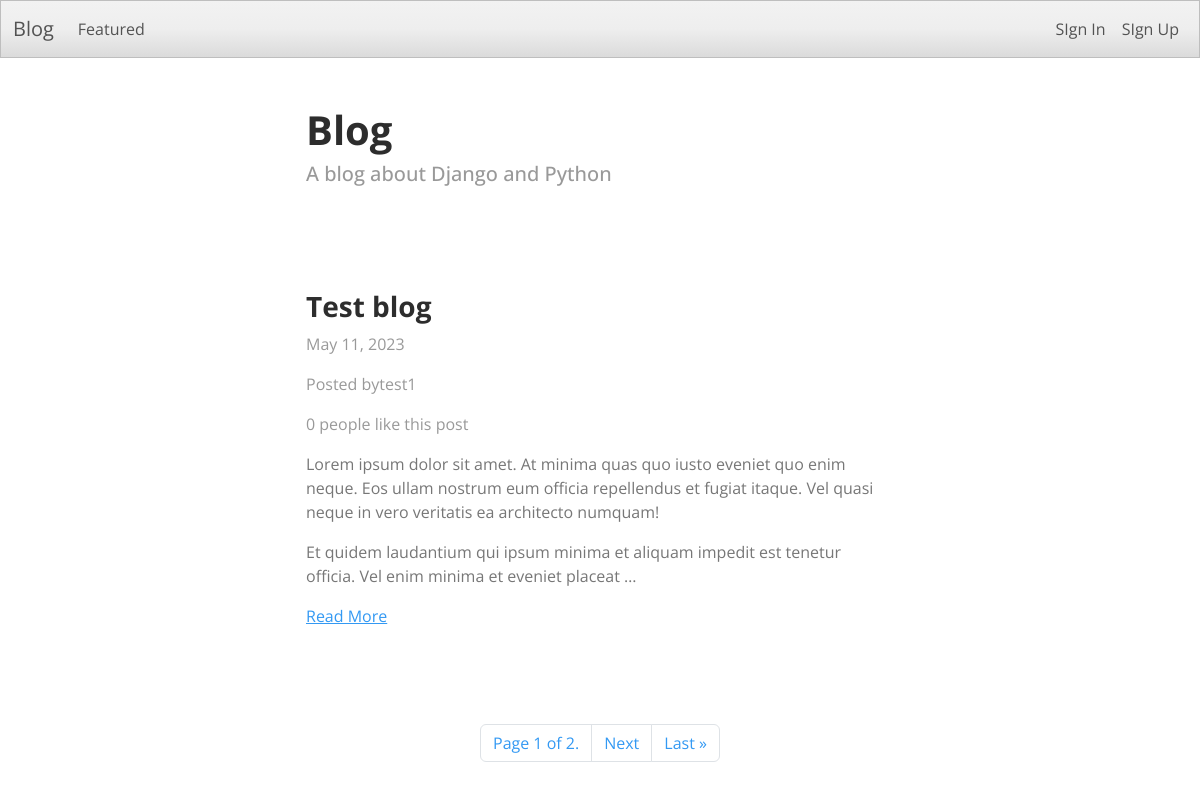
Before: / with the older database file.
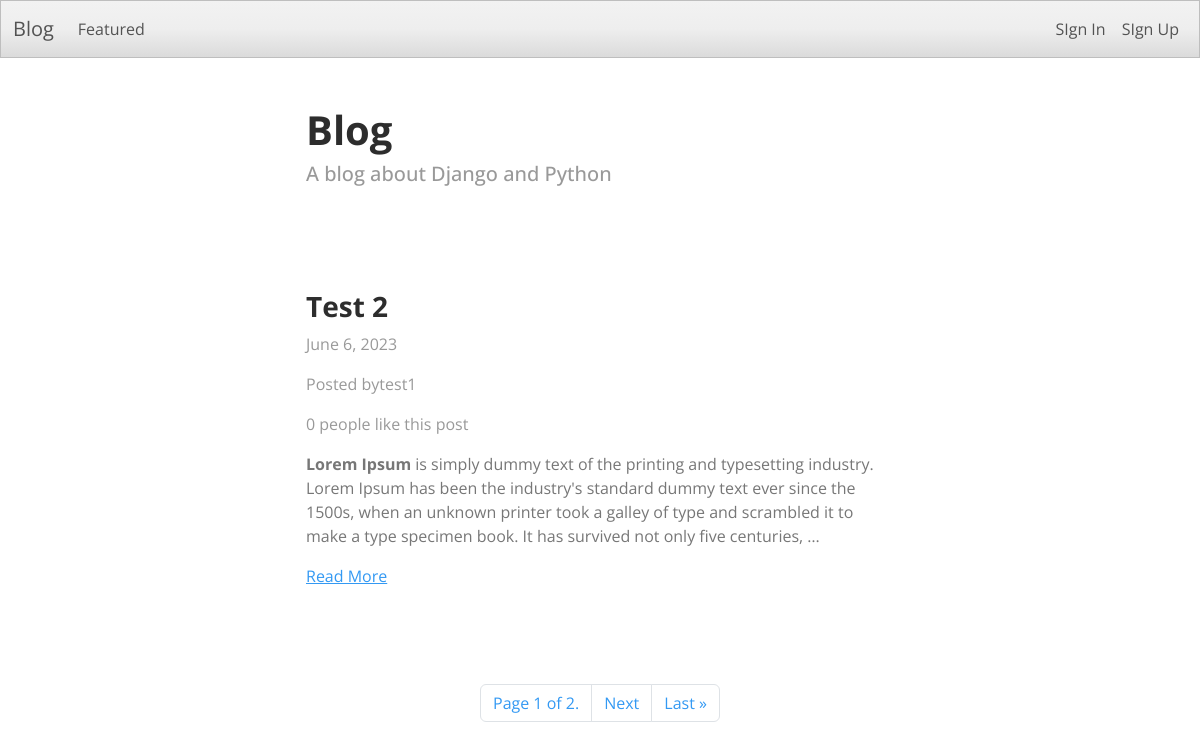
After: the same page with the newer database file.
### blogapp/models.py (models this page shows)
class Article(models.Model):
    title = models.CharField(max_length=255)
    content = HTMLField()
    date = models.DateField(auto_now_add=True)
    author = models.ForeignKey(User, on_delete=models.CASCADE)
    featured = models.BooleanField(default=False)
    likes = models.ManyToManyField(User, related_name='likes', blank=True)

### blogapp/views.py (the view)
# urls.py: re_path(r'^$', Index.as_view(), name='index'),
class Index(ListView):
    model = Article
    queryset = Article.objects.all().order_by('-date')
    template_name = 'blogapp/index.html'
    paginate_by = 1

### blogapp/templates/blogapp/index.html (shortened to what this page needs)
{% extends 'blogapp/base.html' %}
{% block content %}
    <div class="row">
        <div class="col-md-6 col-12 mx-md-auto mx-3 mt-5 mb-5">
            <h1 class="fw-bolder">Blog</h1>
            <h5 class="text-muted">A blog about Django and Python</h5>
        </div>
    </div>
     {% for object in object_list %}
    <div class="row">
        <div class="col-md-6 col-12 mx-md-auto mx-3 mt-5 mb-5">
            <h3 class="fw-bold">{{ object.title }}</h3>
            <p class="text-muted">{{ object.date }}</p>
            <p class="text-muted">Posted by{{ object.author.username }}</p>
            {% if object.likes.count == 1 %}
                <p class="text-muted">{{ object.likes.count }} person likes this post</p>
            {% else %}
                <p class="text-muted">{{ object.likes.count }} people like this post</p>
            {% endif %}
            <div class="my-3">
                {{ object.content|truncatewords_html:50|safe }}
            </div>
            <a href="{% url 'detail_article' object.id %}">Read More</a>
        </div>
    </div>
    {% endfor %}
    <nav>
        <ul class="pagination">
            <div class="mx-auto d-flex flex-row mt-5">
                <li class="page-item">
                    <a class="page-link" href="#">Page {{ page_obj.number }} of {{ page_obj.paginator.num_pages }}. </a>
                </li>
                {% if page_obj.has_next %}
                <li class="page-item">
                    <a class="page-link" href="?page={{ page_obj.next_page_number }}">Next </a>
                </li>
                <li class="page-item">
                    <a class="page-link" href="?page={{ page_obj.paginator.num.pages }}">Last &raquo;</a>
                </li>
                {% endif %}
            </div>
        </ul>
    </nav>
{% endblock content %}

### blogapp/templates/blogapp/base.html (shortened to what this page needs)
<!DOCTYPE html>
<html lang="en">
<head>
    <link rel="stylesheet" href="https://bootswatch.com/5/spacelab/bootstrap.min.css">
</head>
<body>
    {% include 'blogapp/nav.html' %}
    {% block content %}
    {% endblock content %}
</body>
</html>

### blogapp/templates/blogapp/nav.html (shortened to what this page needs)
<nav class="navbar navbar-expand-lg navbar-light bg-light">
  <div class="container-fluid">
    <a class="navbar-brand" href="{% url 'index' %}">Blog</a>
    <div class="collapse navbar-collapse" id="navbarText">
      <ul class="navbar-nav me-auto mb-2 mb-lg-0">
        <li class="nav-item">
          <a class="nav-link "  href="#">Featured</a>
        </li>
      </ul>
      <ul class="navbar-nav">
        {% if request.user.is_authenticated %}
          <li class="nav-item">
              <a class="nav-link " href="{% url 'logout' %}">SIgn Out</a>
          </li>
        {% else %}
          <li class="nav-item">
            <a class="nav-link "  href="{% url 'login' %}">SIgn In</a>
          </li>
          <li class="nav-item">
            <a class="nav-link "  href="{% url 'register' %}">SIgn Up</a>
        </li>
     {% endif %}
      </ul>
    </div>
  </div>
</nav>

Changed rows visible on the page:
no longer on this page (row edited): Article: title "Test blog", date "May 11, 2023", author.username "test1", likes.count "0", content "Lorem ipsum dolor sit amet. At minima quas quo iusto eveniet quo enim neque. Eos ullam nostrum eum officia repellendus et fugiat itaque. Vel quasi neque in vero veritatis ea architecto numquam! Et quidem laudantium qui ipsum minima et aliquam impedit est tenetur officia. Vel enim minima et eveniet placeat …"
added Article: title "Test 2", date "June 6, 2023", author.username "test1", likes.count "0", content "Lorem Ipsum is simply dummy text of the printing and typesetting industry. Lorem Ipsum has been the industry's standard dummy text ever since the 1500s, when an unknown printer took a galley of type and scrambled it to make a type specimen book. It has survived not only five centuries, …"
